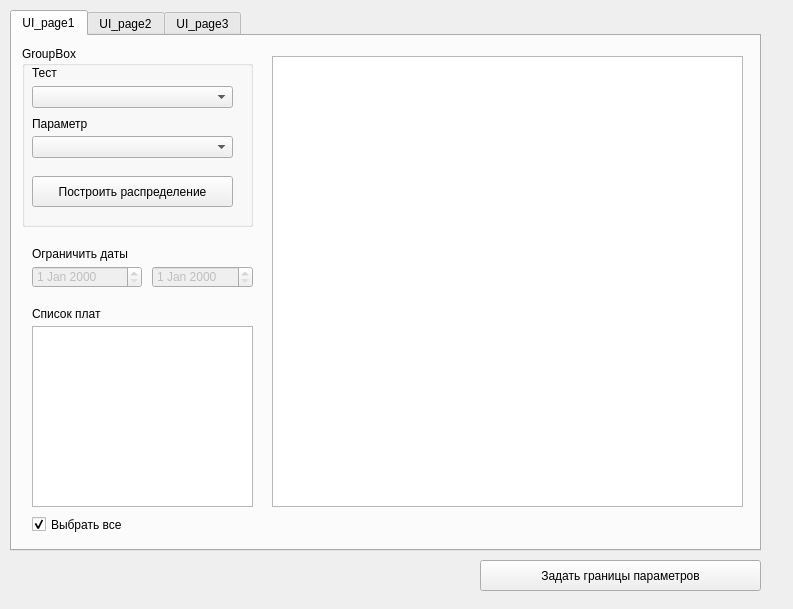
<?xml version="1.0" encoding="UTF-8"?>
<ui version="4.0">
 <class>MainWindow</class>
 <widget class="QMainWindow" name="MainWindow">
  <property name="geometry">
   <rect>
    <x>0</x>
    <y>0</y>
    <width>793</width>
    <height>609</height>
   </rect>
  </property>
  <property name="windowTitle">
   <string>MainWindow</string>
  </property>
  <widget class="QWidget" name="centralWidget">
   <widget class="QTabWidget" name="tabWidget">
    <property name="geometry">
     <rect>
      <x>10</x>
      <y>10</y>
      <width>751</width>
      <height>541</height>
     </rect>
    </property>
    <property name="currentIndex">
     <number>0</number>
    </property>
    <widget class="QWidget" name="tab">
     <attribute name="title">
      <string>UI_page1</string>
     </attribute>
     <widget class="QGroupBox" name="groupBox">
      <property name="geometry">
       <rect>
        <x>10</x>
        <y>10</y>
        <width>231</width>
        <height>181</height>
       </rect>
      </property>
      <property name="title">
       <string>GroupBox</string>
      </property>
      <widget class="QComboBox" name="Tab1ComboParameter">
       <property name="geometry">
        <rect>
         <x>10</x>
         <y>90</y>
         <width>201</width>
         <height>22</height>
        </rect>
       </property>
      </widget>
      <widget class="QComboBox" name="Tab1ComboTestNames">
       <property name="geometry">
        <rect>
         <x>10</x>
         <y>40</y>
         <width>201</width>
         <height>22</height>
        </rect>
       </property>
      </widget>
      <widget class="QPushButton" name="Tab1Build">
       <property name="enabled">
        <bool>true</bool>
       </property>
       <property name="geometry">
        <rect>
         <x>10</x>
         <y>130</y>
         <width>201</width>
         <height>31</height>
        </rect>
       </property>
       <property name="text">
        <string>Построить распределение</string>
       </property>
      </widget>
      <widget class="QLabel" name="label">
       <property name="geometry">
        <rect>
         <x>10</x>
         <y>20</y>
         <width>46</width>
         <height>13</height>
        </rect>
       </property>
       <property name="text">
        <string>Тест</string>
       </property>
      </widget>
      <widget class="QLabel" name="label_3">
       <property name="geometry">
        <rect>
         <x>10</x>
         <y>70</y>
         <width>71</width>
         <height>16</height>
        </rect>
       </property>
       <property name="text">
        <string>Параметр</string>
       </property>
      </widget>
     </widget>
     <widget class="QDateEdit" name="dateEdit">
      <property name="enabled">
       <bool>false</bool>
      </property>
      <property name="geometry">
       <rect>
        <x>20</x>
        <y>230</y>
        <width>110</width>
        <height>22</height>
       </rect>
      </property>
     </widget>
     <widget class="QDateEdit" name="dateEdit_2">
      <property name="enabled">
       <bool>false</bool>
      </property>
      <property name="geometry">
       <rect>
        <x>140</x>
        <y>230</y>
        <width>101</width>
        <height>22</height>
       </rect>
      </property>
     </widget>
     <widget class="QListWidget" name="listWidget">
      <property name="geometry">
       <rect>
        <x>20</x>
        <y>290</y>
        <width>221</width>
        <height>181</height>
       </rect>
      </property>
     </widget>
     <widget class="QTextEdit" name="Tab1TextEdit">
      <property name="geometry">
       <rect>
        <x>260</x>
        <y>20</y>
        <width>471</width>
        <height>451</height>
       </rect>
      </property>
      <property name="font">
       <font>
        <pointsize>10</pointsize>
        <weight>75</weight>
        <bold>true</bold>
       </font>
      </property>
     </widget>
     <widget class="QLabel" name="label_4">
      <property name="geometry">
       <rect>
        <x>20</x>
        <y>210</y>
        <width>151</width>
        <height>16</height>
       </rect>
      </property>
      <property name="text">
       <string>Ограничить даты</string>
      </property>
     </widget>
     <widget class="QLabel" name="label_5">
      <property name="geometry">
       <rect>
        <x>20</x>
        <y>270</y>
        <width>111</width>
        <height>16</height>
       </rect>
      </property>
      <property name="text">
       <string>Список плат</string>
      </property>
     </widget>
     <widget class="QCheckBox" name="checkBox">
      <property name="geometry">
       <rect>
        <x>20</x>
        <y>480</y>
        <width>221</width>
        <height>17</height>
       </rect>
      </property>
      <property name="text">
       <string>Выбрать все</string>
      </property>
      <property name="checked">
       <bool>true</bool>
      </property>
     </widget>
    </widget>
    <widget class="QWidget" name="tab_2">
     <attribute name="title">
      <string>UI_page2</string>
     </attribute>
     <widget class="QGroupBox" name="groupBox_2">
      <property name="geometry">
       <rect>
        <x>10</x>
        <y>20</y>
        <width>241</width>
        <height>221</height>
       </rect>
      </property>
      <property name="title">
       <string>GroupBox</string>
      </property>
      <widget class="QComboBox" name="comboBox_3">
       <property name="geometry">
        <rect>
         <x>10</x>
         <y>100</y>
         <width>221</width>
         <height>22</height>
        </rect>
       </property>
      </widget>
      <widget class="QComboBox" name="Tab2ComboBID">
       <property name="geometry">
        <rect>
         <x>10</x>
         <y>50</y>
         <width>221</width>
         <height>22</height>
        </rect>
       </property>
      </widget>
      <widget class="QPushButton" name="pushButton_2">
       <property name="geometry">
        <rect>
         <x>10</x>
         <y>160</y>
         <width>221</width>
         <height>31</height>
        </rect>
       </property>
       <property name="text">
        <string>Показать результаты измерения</string>
       </property>
      </widget>
      <widget class="QLabel" name="label_6">
       <property name="geometry">
        <rect>
         <x>10</x>
         <y>30</y>
         <width>71</width>
         <height>16</height>
        </rect>
       </property>
       <property name="text">
        <string>Board_ID</string>
       </property>
      </widget>
      <widget class="QLabel" name="label_7">
       <property name="geometry">
        <rect>
         <x>10</x>
         <y>80</y>
         <width>111</width>
         <height>16</height>
        </rect>
       </property>
       <property name="text">
        <string>№ измерения</string>
       </property>
      </widget>
     </widget>
     <widget class="QTextEdit" name="Tab1TextEdit_2">
      <property name="geometry">
       <rect>
        <x>260</x>
        <y>20</y>
        <width>471</width>
        <height>451</height>
       </rect>
      </property>
      <property name="font">
       <font>
        <pointsize>10</pointsize>
        <weight>75</weight>
        <bold>true</bold>
       </font>
      </property>
     </widget>
    </widget>
    <widget class="QWidget" name="tab_3">
     <attribute name="title">
      <string>UI_page3</string>
     </attribute>
     <widget class="QGroupBox" name="groupBox_3">
      <property name="geometry">
       <rect>
        <x>10</x>
        <y>10</y>
        <width>231</width>
        <height>201</height>
       </rect>
      </property>
      <property name="title">
       <string>GroupBox</string>
      </property>
      <widget class="QComboBox" name="comboBox_5">
       <property name="geometry">
        <rect>
         <x>10</x>
         <y>100</y>
         <width>221</width>
         <height>22</height>
        </rect>
       </property>
      </widget>
      <widget class="QComboBox" name="Tab3ComboBID">
       <property name="geometry">
        <rect>
         <x>10</x>
         <y>50</y>
         <width>221</width>
         <height>22</height>
        </rect>
       </property>
      </widget>
      <widget class="QPushButton" name="pushButton_5">
       <property name="geometry">
        <rect>
         <x>10</x>
         <y>150</y>
         <width>221</width>
         <height>31</height>
        </rect>
       </property>
       <property name="text">
        <string>Показать результаты измерения</string>
       </property>
      </widget>
      <widget class="QLabel" name="label_8">
       <property name="geometry">
        <rect>
         <x>10</x>
         <y>20</y>
         <width>101</width>
         <height>16</height>
        </rect>
       </property>
       <property name="text">
        <string>Board_ID</string>
       </property>
      </widget>
      <widget class="QLabel" name="label_9">
       <property name="geometry">
        <rect>
         <x>10</x>
         <y>80</y>
         <width>111</width>
         <height>16</height>
        </rect>
       </property>
       <property name="text">
        <string>№ измерения</string>
       </property>
      </widget>
     </widget>
     <widget class="QTextEdit" name="textEdit_3">
      <property name="geometry">
       <rect>
        <x>20</x>
        <y>220</y>
        <width>221</width>
        <height>211</height>
       </rect>
      </property>
     </widget>
     <widget class="QGroupBox" name="groupBox_4">
      <property name="geometry">
       <rect>
        <x>260</x>
        <y>10</y>
        <width>471</width>
        <height>431</height>
       </rect>
      </property>
      <property name="title">
       <string>Graph</string>
      </property>
      <widget class="QListWidget" name="listWidget_3">
       <property name="geometry">
        <rect>
         <x>280</x>
         <y>30</y>
         <width>171</width>
         <height>311</height>
        </rect>
       </property>
      </widget>
      <widget class="QPushButton" name="pushButton_6">
       <property name="geometry">
        <rect>
         <x>190</x>
         <y>90</y>
         <width>75</width>
         <height>23</height>
        </rect>
       </property>
       <property name="text">
        <string>&gt;</string>
       </property>
      </widget>
      <widget class="QPushButton" name="pushButton_7">
       <property name="geometry">
        <rect>
         <x>190</x>
         <y>120</y>
         <width>75</width>
         <height>23</height>
        </rect>
       </property>
       <property name="text">
        <string>&lt;</string>
       </property>
      </widget>
      <widget class="QPushButton" name="pushButton_8">
       <property name="geometry">
        <rect>
         <x>190</x>
         <y>150</y>
         <width>75</width>
         <height>23</height>
        </rect>
       </property>
       <property name="text">
        <string>&gt;&gt;</string>
       </property>
      </widget>
      <widget class="QPushButton" name="pushButton_9">
       <property name="geometry">
        <rect>
         <x>10</x>
         <y>350</y>
         <width>161</width>
         <height>23</height>
        </rect>
       </property>
       <property name="text">
        <string>Построить график</string>
       </property>
      </widget>
      <widget class="QListWidget" name="listWidget_4">
       <property name="geometry">
        <rect>
         <x>10</x>
         <y>30</y>
         <width>171</width>
         <height>311</height>
        </rect>
       </property>
      </widget>
     </widget>
    </widget>
   </widget>
   <widget class="QPushButton" name="pushButton_3">
    <property name="geometry">
     <rect>
      <x>480</x>
      <y>560</y>
      <width>281</width>
      <height>31</height>
     </rect>
    </property>
    <property name="text">
     <string>Задать границы параметров</string>
    </property>
   </widget>
  </widget>
 </widget>
 <layoutdefault spacing="6" margin="11"/>
 <resources/>
 <connections/>
</ui>
